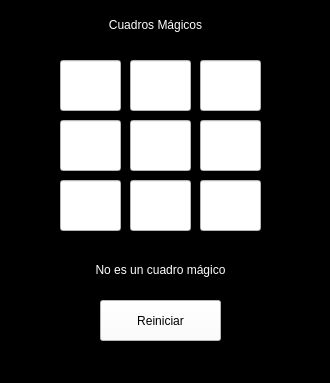
<?xml version="1.0" encoding="UTF-8"?>
<ui version="4.0">
 <class>MainWindow</class>
 <widget class="QMainWindow" name="MainWindow">
  <property name="geometry">
   <rect>
    <x>0</x>
    <y>0</y>
    <width>330</width>
    <height>383</height>
   </rect>
  </property>
  <property name="windowTitle">
   <string>MainWindow</string>
  </property>
  <property name="styleSheet">
   <string notr="true">background-color: rgb(0, 0, 0);</string>
  </property>
  <widget class="QWidget" name="centralwidget">
   <widget class="QLabel" name="label">
    <property name="geometry">
     <rect>
      <x>50</x>
      <y>10</y>
      <width>211</width>
      <height>31</height>
     </rect>
    </property>
    <property name="styleSheet">
     <string notr="true">color: rgb(255, 255, 255);
font: 20pt &quot;MS Serif&quot;;</string>
    </property>
    <property name="text">
     <string>&lt;html&gt;&lt;head/&gt;&lt;body&gt;&lt;p&gt;Cuadros Mágicos&lt;/p&gt;&lt;/body&gt;&lt;/html&gt;</string>
    </property>
    <property name="alignment">
     <set>Qt::AlignCenter</set>
    </property>
   </widget>
   <widget class="QLabel" name="lbConf">
    <property name="geometry">
     <rect>
      <x>10</x>
      <y>250</y>
      <width>301</width>
      <height>41</height>
     </rect>
    </property>
    <property name="styleSheet">
     <string notr="true">font: 20pt &quot;MS Serif&quot;;
color: rgb(255, 255, 255);</string>
    </property>
    <property name="text">
     <string>&lt;html&gt;&lt;head/&gt;&lt;body&gt;&lt;p&gt;No es un cuadro mágico&lt;/p&gt;&lt;/body&gt;&lt;/html&gt;</string>
    </property>
    <property name="alignment">
     <set>Qt::AlignCenter</set>
    </property>
   </widget>
   <widget class="QPushButton" name="btnReset">
    <property name="geometry">
     <rect>
      <x>100</x>
      <y>300</y>
      <width>121</width>
      <height>41</height>
     </rect>
    </property>
    <property name="styleSheet">
     <string notr="true">background-color: rgb(255, 255, 255);
font: 20pt &quot;MS Serif&quot;;</string>
    </property>
    <property name="text">
     <string>Reiniciar</string>
    </property>
   </widget>
   <widget class="QLineEdit" name="c0">
    <property name="geometry">
     <rect>
      <x>60</x>
      <y>60</y>
      <width>61</width>
      <height>51</height>
     </rect>
    </property>
    <property name="styleSheet">
     <string notr="true">font: 20pt &quot;MS Serif&quot;;
background-color: rgb(255, 255, 255);</string>
    </property>
    <property name="text">
     <string/>
    </property>
    <property name="maxLength">
     <number>3</number>
    </property>
    <property name="alignment">
     <set>Qt::AlignCenter</set>
    </property>
   </widget>
   <widget class="QLineEdit" name="c1">
    <property name="geometry">
     <rect>
      <x>130</x>
      <y>60</y>
      <width>61</width>
      <height>51</height>
     </rect>
    </property>
    <property name="styleSheet">
     <string notr="true">font: 20pt &quot;MS Serif&quot;;
background-color: rgb(255, 255, 255);</string>
    </property>
    <property name="text">
     <string/>
    </property>
    <property name="maxLength">
     <number>3</number>
    </property>
    <property name="alignment">
     <set>Qt::AlignCenter</set>
    </property>
   </widget>
   <widget class="QLineEdit" name="c2">
    <property name="geometry">
     <rect>
      <x>200</x>
      <y>60</y>
      <width>61</width>
      <height>51</height>
     </rect>
    </property>
    <property name="styleSheet">
     <string notr="true">font: 20pt &quot;MS Serif&quot;;
background-color: rgb(255, 255, 255);</string>
    </property>
    <property name="text">
     <string/>
    </property>
    <property name="maxLength">
     <number>3</number>
    </property>
    <property name="alignment">
     <set>Qt::AlignCenter</set>
    </property>
   </widget>
   <widget class="QLineEdit" name="c4">
    <property name="geometry">
     <rect>
      <x>130</x>
      <y>120</y>
      <width>61</width>
      <height>51</height>
     </rect>
    </property>
    <property name="styleSheet">
     <string notr="true">font: 20pt &quot;MS Serif&quot;;
background-color: rgb(255, 255, 255);</string>
    </property>
    <property name="text">
     <string/>
    </property>
    <property name="maxLength">
     <number>3</number>
    </property>
    <property name="alignment">
     <set>Qt::AlignCenter</set>
    </property>
   </widget>
   <widget class="QLineEdit" name="c3">
    <property name="geometry">
     <rect>
      <x>60</x>
      <y>120</y>
      <width>61</width>
      <height>51</height>
     </rect>
    </property>
    <property name="styleSheet">
     <string notr="true">font: 20pt &quot;MS Serif&quot;;
background-color: rgb(255, 255, 255);</string>
    </property>
    <property name="text">
     <string/>
    </property>
    <property name="maxLength">
     <number>3</number>
    </property>
    <property name="alignment">
     <set>Qt::AlignCenter</set>
    </property>
   </widget>
   <widget class="QLineEdit" name="c5">
    <property name="geometry">
     <rect>
      <x>200</x>
      <y>120</y>
      <width>61</width>
      <height>51</height>
     </rect>
    </property>
    <property name="styleSheet">
     <string notr="true">font: 20pt &quot;MS Serif&quot;;
background-color: rgb(255, 255, 255);</string>
    </property>
    <property name="text">
     <string/>
    </property>
    <property name="maxLength">
     <number>3</number>
    </property>
    <property name="alignment">
     <set>Qt::AlignCenter</set>
    </property>
   </widget>
   <widget class="QLineEdit" name="c7">
    <property name="geometry">
     <rect>
      <x>130</x>
      <y>180</y>
      <width>61</width>
      <height>51</height>
     </rect>
    </property>
    <property name="styleSheet">
     <string notr="true">font: 20pt &quot;MS Serif&quot;;
background-color: rgb(255, 255, 255);</string>
    </property>
    <property name="text">
     <string/>
    </property>
    <property name="maxLength">
     <number>3</number>
    </property>
    <property name="alignment">
     <set>Qt::AlignCenter</set>
    </property>
   </widget>
   <widget class="QLineEdit" name="c6">
    <property name="geometry">
     <rect>
      <x>60</x>
      <y>180</y>
      <width>61</width>
      <height>51</height>
     </rect>
    </property>
    <property name="styleSheet">
     <string notr="true">font: 20pt &quot;MS Serif&quot;;
background-color: rgb(255, 255, 255);</string>
    </property>
    <property name="text">
     <string/>
    </property>
    <property name="maxLength">
     <number>3</number>
    </property>
    <property name="alignment">
     <set>Qt::AlignCenter</set>
    </property>
   </widget>
   <widget class="QLineEdit" name="c8">
    <property name="geometry">
     <rect>
      <x>200</x>
      <y>180</y>
      <width>61</width>
      <height>51</height>
     </rect>
    </property>
    <property name="styleSheet">
     <string notr="true">font: 20pt &quot;MS Serif&quot;;
background-color: rgb(255, 255, 255);</string>
    </property>
    <property name="text">
     <string/>
    </property>
    <property name="maxLength">
     <number>3</number>
    </property>
    <property name="alignment">
     <set>Qt::AlignCenter</set>
    </property>
   </widget>
  </widget>
  <widget class="QMenuBar" name="menubar">
   <property name="geometry">
    <rect>
     <x>0</x>
     <y>0</y>
     <width>330</width>
     <height>21</height>
    </rect>
   </property>
  </widget>
  <widget class="QStatusBar" name="statusbar"/>
 </widget>
 <resources/>
 <connections/>
</ui>
